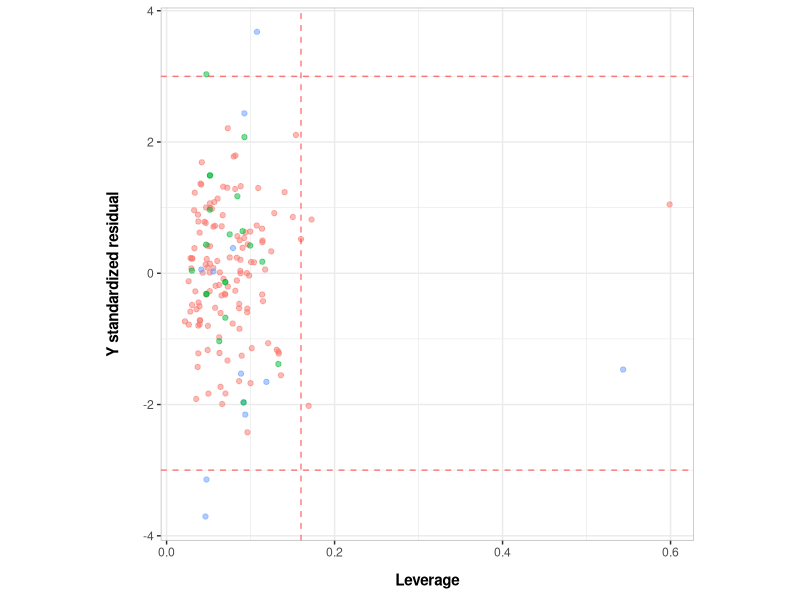

Write the R code that produced this figure.
setwd(getwd())

library(ggplot2)

df <- data.frame(read.csv("leverage_rawData.csv"))

df$definition <- factor(df$definition,
                        levels = c("Training", "External-compound", "External-complex"))

ggplot(df, aes(x=df$Leverage, y=df$Y_Stdnt_Residual, colour=definition)) +
  geom_point(alpha=0.5) +
  theme_bw() +
  theme(aspect.ratio=1,
        panel.border = element_rect(colour="#BBBBBB"),
        strip.background = element_rect(colour="#BBBBBB"),
        axis.title.x = element_text(face="bold", margin = margin(t=10)),
        axis.title.y = element_text(face="bold", margin = margin(r=15)),
        legend.position="none") +
  xlab(expression(bold(Leverage))) + 
  ylab(expression(bold(Y~standardized~residual))) +
  geom_hline(yintercept = 3, color = "red", linetype = 2, alpha=0.5) +
  geom_hline(yintercept = -3, color = "red", linetype = 2, alpha=0.5) +
  geom_vline(xintercept = 0.16, linetype = 2, color = "red", alpha=0.5)
  #xlim(-0.2,1) + ylim(-0.02,1)
#facet_grid(. ~ definition)